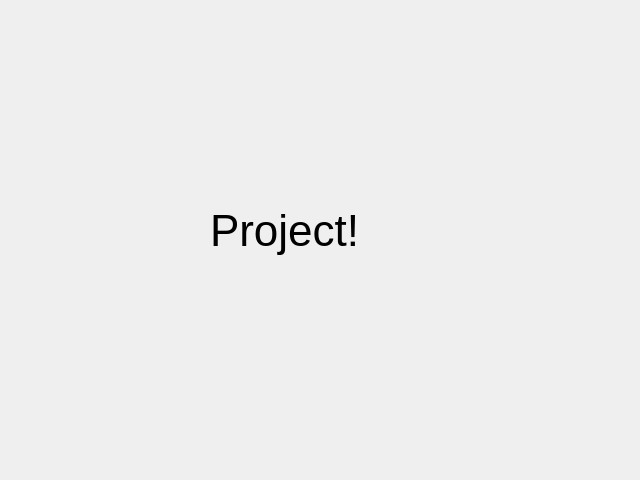
<?xml version="1.0" encoding="UTF-8"?>
<ui version="4.0">
 <class>Project</class>
 <widget class="QDialog" name="Project">
  <property name="geometry">
   <rect>
    <x>0</x>
    <y>0</y>
    <width>640</width>
    <height>480</height>
   </rect>
  </property>
  <property name="windowTitle">
   <string>Dialog</string>
  </property>
  <widget class="QLabel" name="label">
   <property name="geometry">
    <rect>
     <x>210</x>
     <y>160</y>
     <width>221</width>
     <height>141</height>
    </rect>
   </property>
   <property name="font">
    <font>
     <pointsize>33</pointsize>
    </font>
   </property>
   <property name="text">
    <string>Project!</string>
   </property>
  </widget>
 </widget>
 <resources/>
 <connections/>
</ui>
